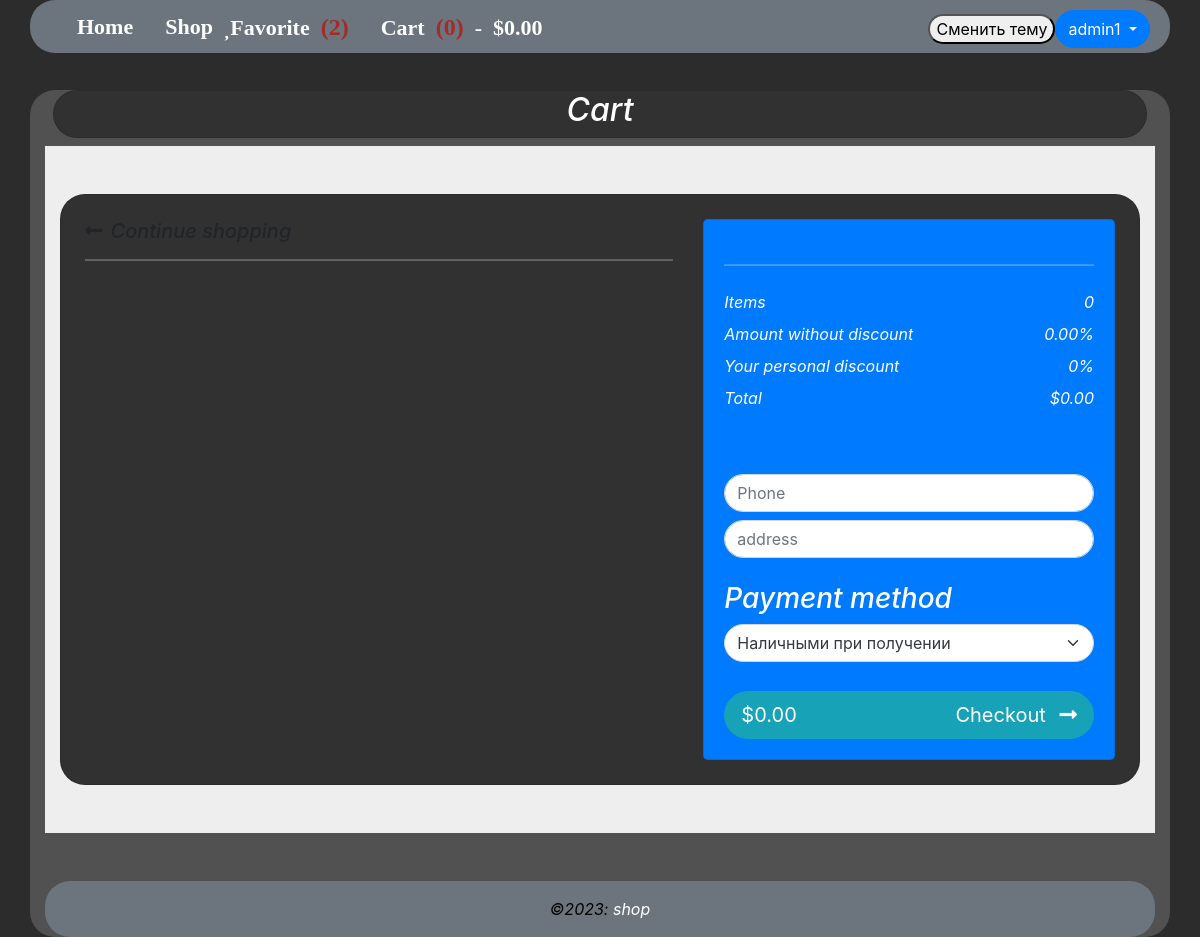
Before: /cart/ (signed in) with the older database file.
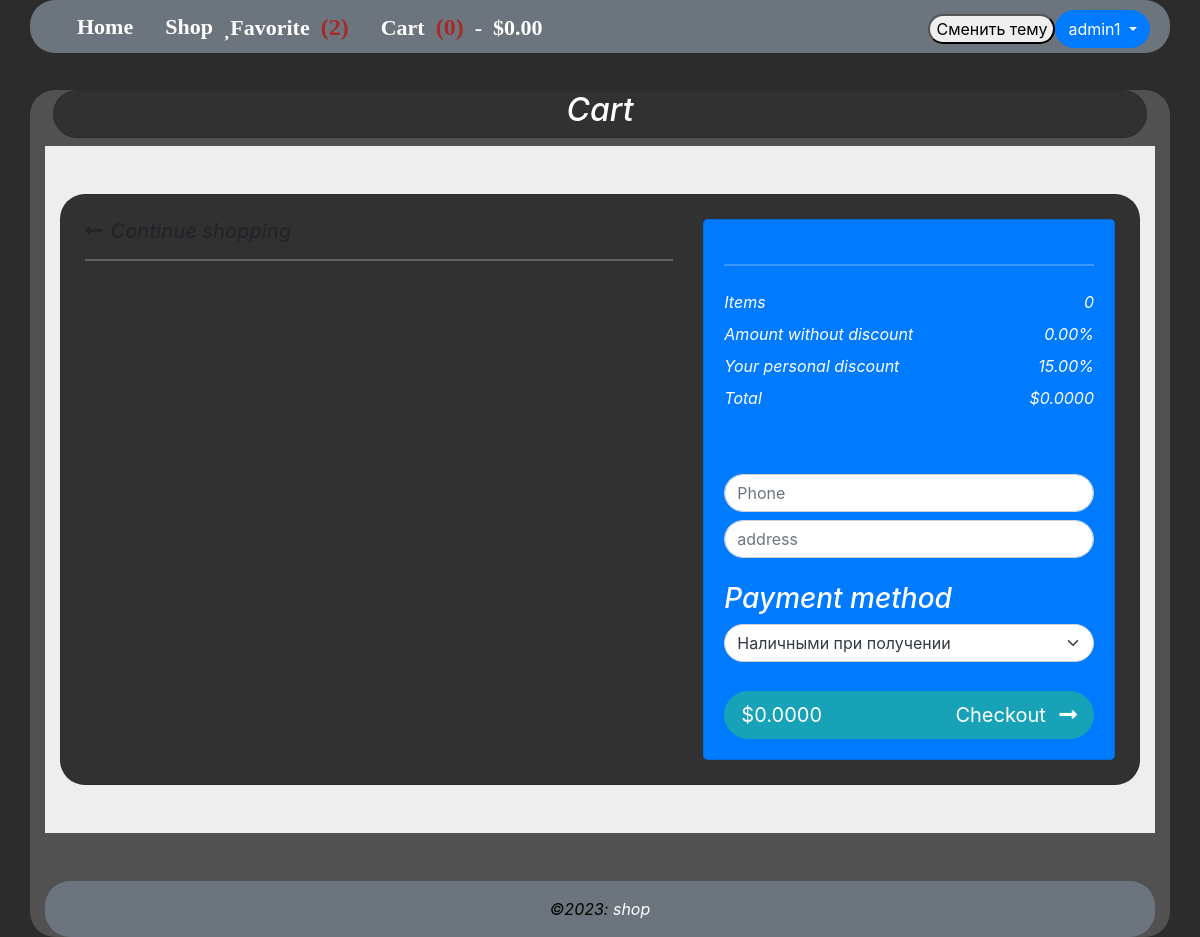
After: the same page with the newer database file.
### pagestore/models.py (models this page shows, shortened)
class Discounted(models.Model):
    user = models.OneToOneField(User, on_delete=models.CASCADE)
    discount = models.DecimalField(max_digits=5, decimal_places=2, default=0)

### pagestore/views.py (the view, shortened to what this page needs)
# urls.py: path('cart/', views.cart, name='cart'),
@login_required(login_url='loginpage')
def cart(request):
    cart_dict = request.session.get('cart', {})
    discoun = Discounted.objects.filter(user=request.user)
    cart_items = []
    for product_id, quantity in cart_dict.items():
        product = get_object_or_404(Product, id=product_id)
        if quantity > 0:
            cart_items.append({'product': product, 'quantity_in_cart': quantity})
    total_cost = Decimal('0.00')
    for item in cart_items:
        item_total = item['product'].price * item['quantity_in_cart']
        total_cost += item_total
    discount = 0  # Скидка по умолчанию
    if discoun.exists():
        discount = discoun[0].discount  # Если есть скидка в базе данных
    discounted_total = total_cost - (total_cost * discount / 100)
    context = {'cart_items': cart_items, 'total_cost': total_cost, 'discount': discount, 'discounted_total': discounted_total}
    return render(request, 'pagestore/cart.html', context)

### pagestore/context_processors.py (called while the page is built)
def cart_items(request):
    cart_dict = request.session.get('cart', {})
    cart_count = sum(cart_dict.values())
    total_cost = Decimal('0.00')
    for product_id, quantity in cart_dict.items():
        product = get_object_or_404(Product, id=product_id)
        total_cost += product.price * quantity
    return {'cart_count': cart_count, 'total_cost': total_cost}

def favorite(request):
    if request.user.is_authenticated:
        user = request.user
        favorites, created = Favorite.objects.get_or_create(user=user)
        favorite_products = favorites.products.all()
    else:
        favorite_products = []
    return {'favorite_products': favorite_products}

### pagestore/templates/pagestore/cart.html (shortened to what this page needs)
{% extends 'pagestore/base.html' %}
{% load static %}
{% block body %}
<div class="card mb-2 g-5 m-2 color_bg_card">
    <h2 class="favorites-header">Cart</h2>
</div>
<section class="h-100 h-custom box" style="background-color: #eee;">
    <div class="container py-5 h-100">
      <div class="row d-flex justify-content-center align-items-center h-100">
        <div class="col">
          <div class="card">
            <div class="card-body p-4">
              <div class="row">
                <div class="col-lg-7">
                  <h5 class="mb-3"><a href="/" class="text-body"><i
                        class="fas fa-long-arrow-alt-left me-2"></i>Continue shopping</a></h5>
                  <hr>
                </div>
                <div class="col-lg-5">
                  <div class="card bg-primary text-white rounded-3">
                    <div class="card-body">
                      <hr class="my-4">
                      <div class="d-flex justify-content-between">
                        <p class="mb-2">Items</p>
                        <p class="mb-2">{{ cart_count }}</p>
                        </div>
                        <div class="d-flex justify-content-between">
                          <p class="mb-2">Amount without discount</p>
                          <p class="mb-2">{{ total_cost }}%</p>
                      </div>
                        <div class="d-flex justify-content-between">
                            <p class="mb-2">Your personal discount</p>
                            <p class="mb-2">{{ discount }}%</p>
                        </div>
                        <div class="d-flex justify-content-between mb-4">
                            <p class="mb-2">Total</p>
                            <p class="mb-2">${{ discounted_total }}</p>
                        </div>
                        <br>
                        <form method="post" action="{% url 'purchase_all' %}">
                          <input class="form-control text-dark mt-2" type="number" name="phone" placeholder="Phone" required>
                          <input class="form-control text-dark mt-2"  type="text" name="addres" placeholder="address" required><br>
                          <h3 class="ftco-animate">Payment method</h3>
                          <select class="form-select text-dark mt-2" type="number" name="payment" required >
                              <option value="Наличными при получении">Наличными при получении</option>
                          </select><br>
                          <button type="submit" class="btn btn-info btn-block btn-lg">
                              <div class="d-flex justify-content-between">
                                  <span>${{ discounted_total }}</span>
                                  <span>Checkout <i class="fas fa-long-arrow-alt-right ms-2"></i></span>
                              </div>
                          </button>
                      </form>
                    </div>
                  </div>
                </div>
              </div>
            </div>
          </div>
        </div>
      </div>
    </div>
</section>
{% endblock %}

Changed rows visible on the page:
added Discounted: discount "15.00"
Other visible differences:
{{ discounted_total }}: "0.00" → "0.0000"
{{ discount }}: "0" → (not shown)
